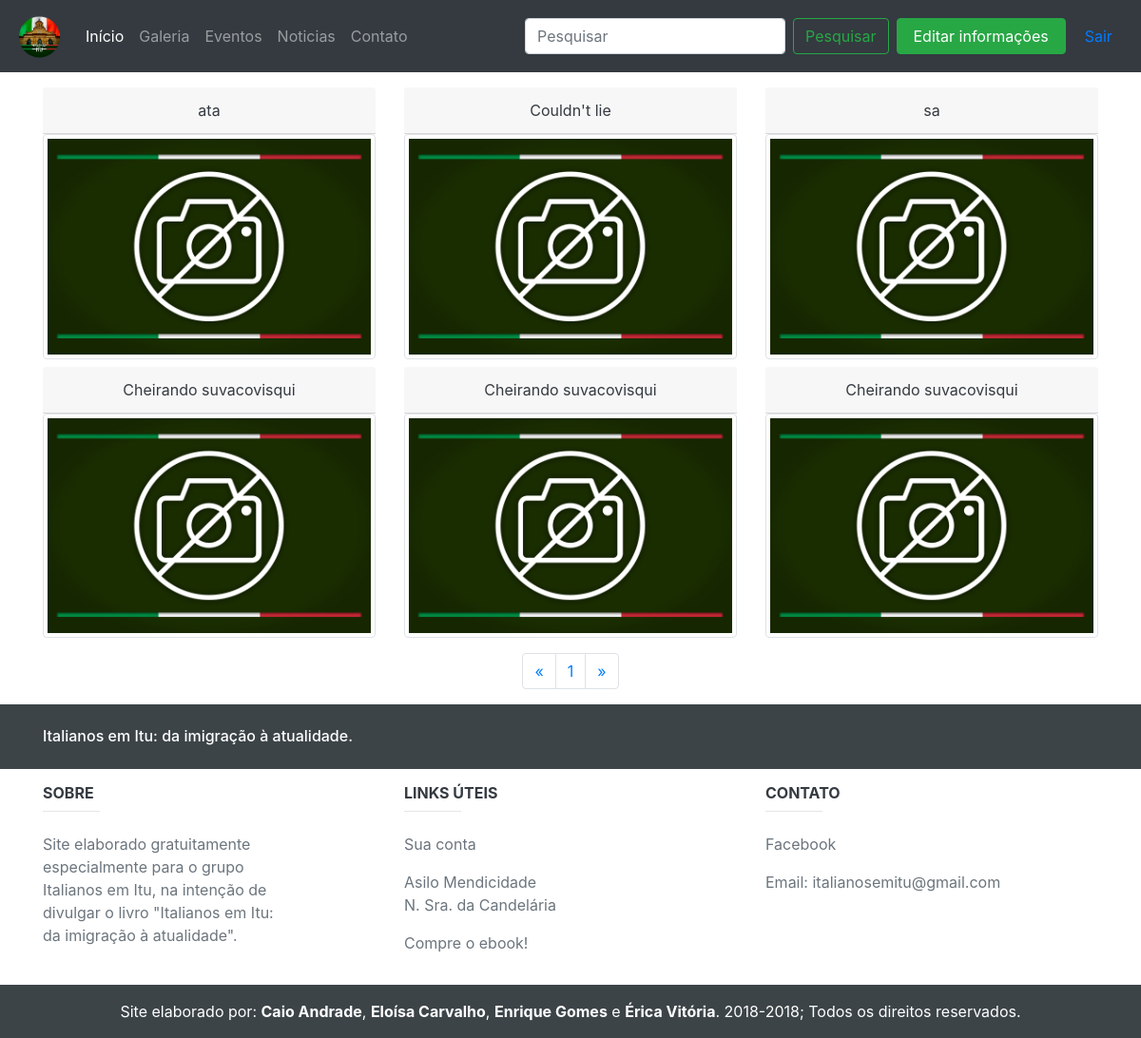
Screenshot of /index.php?&pg=galeria&pagina=1 (signed in) with the database file from the repository.
### tables this page shows
CREATE TABLE `galeria` (
  `gal_cod` int(11) NOT NULL,
  `gal_img` varchar(64) NOT NULL,
  `gal_titulo` varchar(128) NOT NULL,
  `gal_desc` varchar(256) DEFAULT NULL
);

### db/classes/DAO/conexao.class.php (called while the page is built, shortened)
<?php
class Conexao {
    public function Connect() {
        try {
            $this->user = "root";
            $this->pass = "";
            $this->host = "127.0.0.1";
            $this->base = "italianosdb";
            $parametros = array(PDO::MYSQL_ATTR_INIT_COMMAND => "SET NAMES UTF8");
            $this->file = "mysql:host=" . $this->host . ";dbname=" . $this->base;
            $this->pdo = new PDO($this->file, $this->user, $this->pass, $parametros);
            $this->pdo->setAttribute(PDO::ATTR_ERRMODE, PDO::ERRMODE_EXCEPTION);
            $this->pdo->setAttribute(PDO::ATTR_EMULATE_PREPARES, false);
            $this->pdo->setAttribute(PDO::ATTR_PERSISTENT, true);
            return $this->pdo;
        } catch (PDOException $ex) {
            echo "Erro no sistema" . $ex->getMessage();
        }
    }
}
?>

### db/classes/DAO/galeriaDAO.class.php (the view, shortened to what this page needs)
<?php
require_once ("conexao.class.php");
class galeriaDAO {
    function __construct() {
        $this->con = new Conexao();
        $this->pdo = $this->con->Connect();
    }
    function pegarFotos($limite, $quantpag){
        try {
            $stmt = $this->pdo->prepare("SELECT * FROM galeria ORDER BY gal_cod DESC LIMIT :limite, :quantpag");
            $param = array(":limite" => $limite, ":quantpag" => $quantpag);
            $stmt->execute($param);
            if($stmt->rowCount() > 0){
                $cel = $stmt->rowCount();
                $col = 1;
                $qtdcol = $quantpag;
                $celconstruida = 0;
                for ($a = 0; $a < $qtdcol; $a++) {
                    if ($col == 1) {
                        $celconstruida++;
                    }
                    if ($celconstruida <= $cel) {
                        while ($dados = $stmt->fetch(PDO::FETCH_ASSOC)) {
                            $gal_img = $dados['gal_img'];
                            $gal_titulo = $dados['gal_titulo'];
                            echo '<div class="col-sm-4 mt-2"><a href="#" style="text-decoration: none"><div class="card-header text-dark text-center" data-toggle="modal" data-target="#' . $dados['gal_cod'] . '">' . $gal_titulo . '</div>';
                            if (file_exists('img/galeria/' . $gal_img) && !is_null($gal_img)) {
                                echo '<img src="img/galeria/'. $gal_img . '" alt="' . $gal_titulo . '" class="img-thumbnail" data-toggle="modal" data-target="#' . $dados['gal_cod'] . '">';
                            } else {
                                echo '<img src="img/galeria/semfoto.jpg" class="img-thumbnail" alt="Sem foto" data-toggle="modal" data-target="#' . $dados['gal_cod'] . '" >';
                            }
                            echo '</a><div class="modal-footer"><button type="button" class="btn btn-secondary" data-dismiss="modal">Fechar</button></div></div></div></div></div></a></div>';
                        }
                    }
                }
            }else{
            }
        }catch (PDOException $ex){
            echo "ERRO 506: {$ex->getMessage()}";
        }
    }
}

### rows the page displays
galeria: gal_titulo "ata"
galeria: gal_titulo "Couldn't lie"
galeria: gal_titulo "sa"
galeria: gal_titulo "Cheirando suvacovisqui"
galeria: gal_titulo "Cheirando suvacovisqui"
galeria: gal_titulo "Cheirando suvacovisqui"
